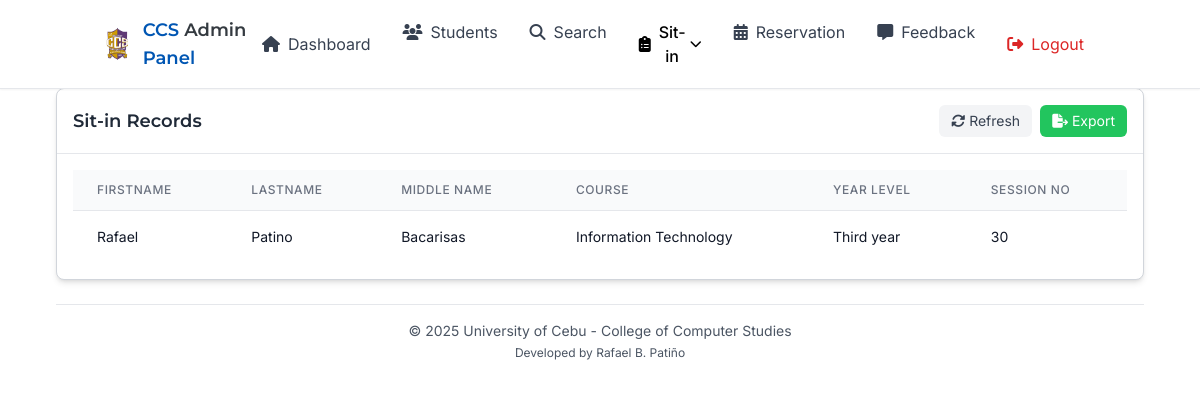
The app's page /pages/admin/students-list.php (signed in), older data.
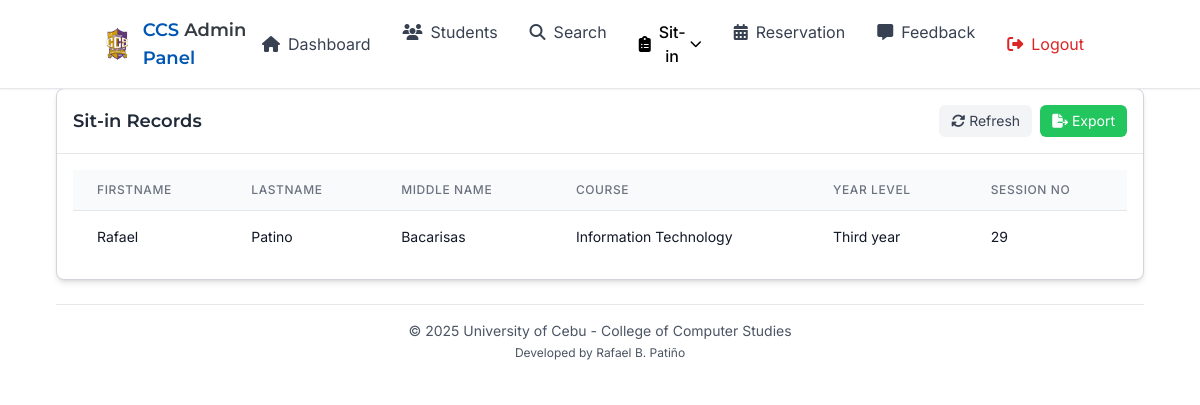
The same page, newer data.
### tables this page shows
CREATE TABLE `users` (
  `id` int(11) NOT NULL,
  `idno` varchar(100) NOT NULL,
  `lastname` varchar(100) NOT NULL,
  `firstname` varchar(100) NOT NULL,
  `midname` varchar(100) DEFAULT NULL,
  `course` enum('Computer Science','Information Technology') NOT NULL,
  `year_level` enum('First year','Second year','Third year','Fourth year') NOT NULL,
  `email` varchar(255) NOT NULL,
  `address` varchar(255) NOT NULL,
  `username` varchar(50) NOT NULL,
  `sessionno` int(11) DEFAULT NULL,
  `password_hash` varchar(255) NOT NULL,
  `created_at` timestamp NOT NULL DEFAULT current_timestamp()
);

### pages/admin/students-list.php (the view, shortened to what the changed rows need)
<?php
include('modals/search.php');
$sql = "SELECT idno, lastname, firstname, midname, course, year_level, sessionno FROM users";
$result = $conn->query($sql);
$sit_in_record = $result->fetch_all(MYSQLI_ASSOC);
?>
<!DOCTYPE html>
<html lang="en">
<head>
    <script src="https://cdn.tailwindcss.com"></script>
    <link rel="stylesheet" href="../../public/css/all.css">
</head>
<body>
    <div class="pt-16 px-4 md:px-6 lg:px-8 container mx-auto max-w-6xl">
        <div class="py-6">
            <div class="md:col-span-2 bg-white rounded-lg border border-gray-300 shadow-md hover:shadow-xl transition-shadow duration-300">
                <div class="border-b border-gray-200 p-4 flex justify-between items-center">
                    <h2 class="heading-font text-lg font-semibold text-gray-800">Sit-in Records</h2>
                </div>
                <div class="p-4">
                    <div class="overflow-x-auto">
                        <table class="min-w-full divide-y divide-gray-200">
                            <thead class="bg-gray-50">
                                <tr>
                                    <th scope="col" class="px-6 py-3 text-left text-xs font-medium text-gray-500 uppercase tracking-wider">Firstname</th>
                                    <th scope="col" class="px-6 py-3 text-left text-xs font-medium text-gray-500 uppercase tracking-wider">Lastname</th>
                                    <th scope="col" class="px-6 py-3 text-left text-xs font-medium text-gray-500 uppercase tracking-wider">Middle Name</th>
                                    <th scope="col" class="px-6 py-3 text-left text-xs font-medium text-gray-500 uppercase tracking-wider">Course</th>
                                    <th scope="col" class="px-6 py-3 text-left text-xs font-medium text-gray-500 uppercase tracking-wider">Year Level</th>
                                    <th scope="col" class="px-6 py-3 text-left text-xs font-medium text-gray-500 uppercase tracking-wider">Session no</th>
                                </tr>
                            </thead>
                            <tbody class="bg-white divide-y divide-gray-200" id="activeSitInsList">
                                <?php if (empty($sit_in_record)): ?>
                                <tr>
                                    <td colspan="6" class="px-6 py-4 text-center text-sm text-gray-500">
                                        No records of sit-ins available.
                                    </td>
                                </tr>
                                <?php else: ?>
                                    <?php foreach ($sit_in_record as $sit_in): ?>
                                    <tr>
                                        <td class="px-6 py-4 whitespace-nowrap">
                                            <div class="text-sm text-gray-900"><?php echo htmlspecialchars($sit_in['firstname']); ?></div>
                                        </td>
                                        <td class="px-6 py-4 whitespace-nowrap">
                                            <div class="text-sm text-gray-900"><?php echo htmlspecialchars($sit_in['lastname']); ?></div>
                                        </td>
                                        <td class="px-6 py-4 whitespace-nowrap">
                                            <div class="text-sm text-gray-900"><?php echo htmlspecialchars($sit_in['midname']); ?></div>
                                        </td>
                                        <td class="px-6 py-4 whitespace-nowrap">
                                            <div class="text-sm text-gray-900"><?php echo htmlspecialchars($sit_in['course']); ?></div>
                                        </td>
                                        <td class="px-6 py-4 whitespace-nowrap">
                                            <div class="text-sm text-gray-900"><?php echo htmlspecialchars($sit_in['year_level']); ?></div>
                                        </td>
                                        <td class="px-6 py-4 whitespace-nowrap">
                                            <div class="text-sm text-gray-900"><?php echo htmlspecialchars($sit_in['sessionno']); ?></div>
                                        </td>
                                    </tr>
                                    <?php endforeach; ?>
                                <?php endif; ?>
                            </tbody>
                        </table>
                    </div>
                </div>
            </div>
</body>
</html>

Row changes from the older to the newer data that the page shows:
changed users "Rafael": sessionno "30" → "29"
